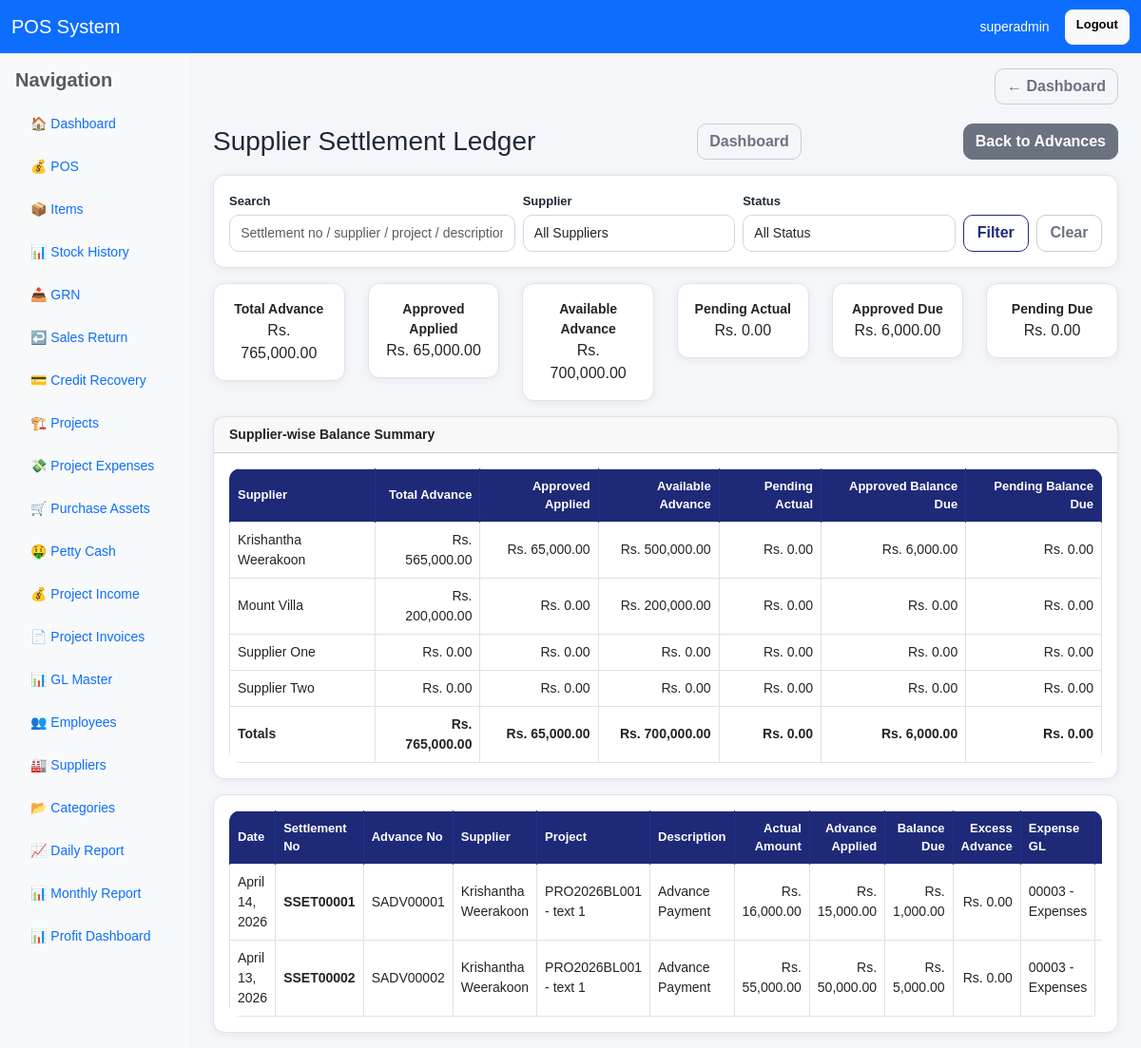
The app's page /supplier-settlements/ (signed in), older data.
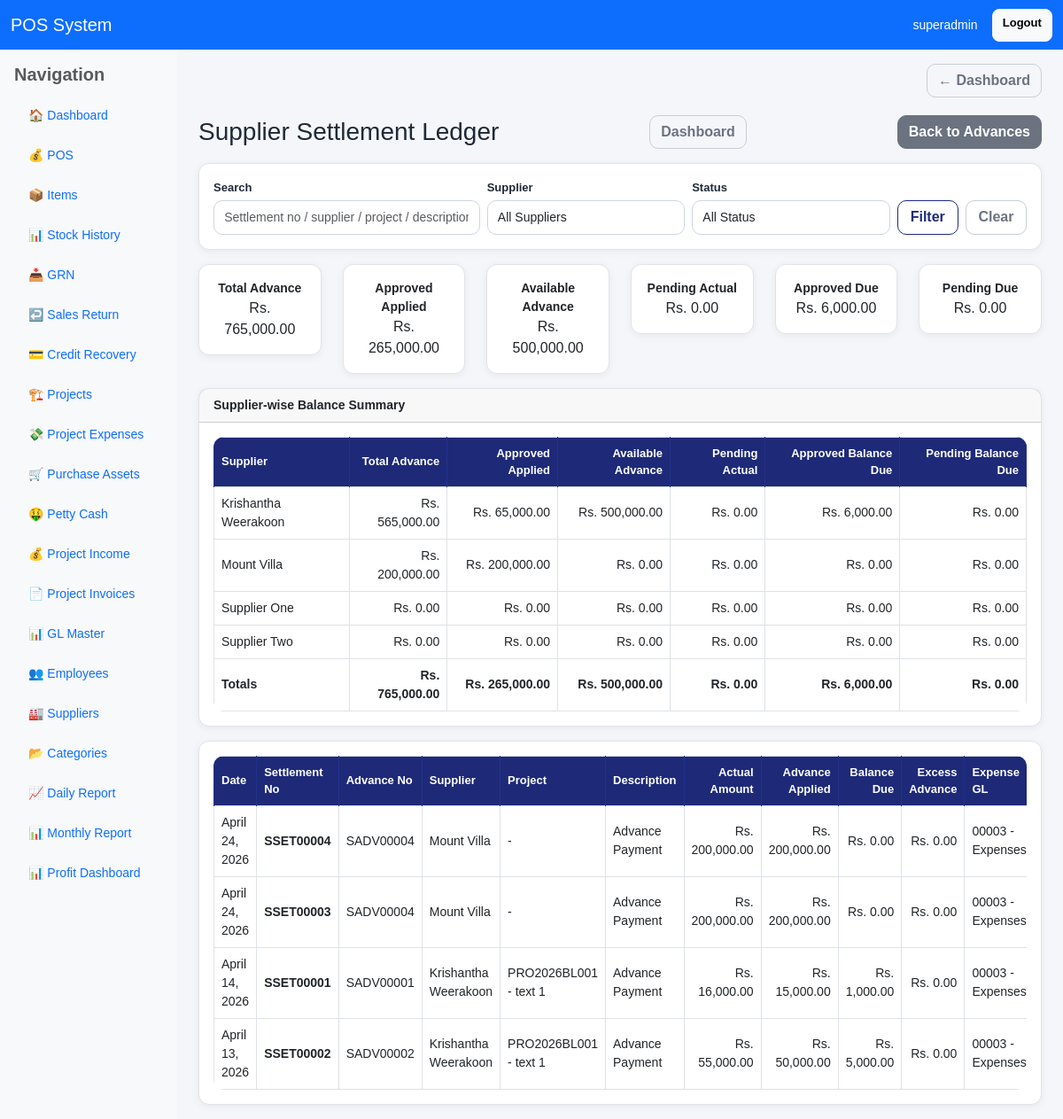
The same page, newer data.
### pos/models.py (models this page shows, shortened)
class Supplier(models.Model):
    name = models.CharField(max_length=150, unique=True)
    address = models.TextField(blank=True, null=True)
    phone_1 = models.CharField(max_length=30, blank=True, null=True)
    phone_2 = models.CharField(max_length=30, blank=True, null=True)
    phone_3 = models.CharField(max_length=30, blank=True, null=True)
    email = models.EmailField(blank=True, null=True)
    contact_person = models.CharField(max_length=150, blank=True, null=True)
    bank_name = models.CharField(max_length=150, blank=True, null=True)
    bank_branch = models.CharField(max_length=150, blank=True, null=True)
    account_name = models.CharField(max_length=150, blank=True, null=True)
    account_number = models.CharField(max_length=80, blank=True, null=True)
    is_active = models.BooleanField(default=True)
    created_at = models.DateTimeField(auto_now_add=True)
    class Meta:
        ordering = ["name"]

class SupplierSettlement(models.Model):
    APPROVAL_STATUS_CHOICES = [
        ("pending", "Pending"),
        ("approved", "Approved"),
        ("rejected", "Rejected"),
    ]
    settlement_no = models.CharField(max_length=30, unique=True, blank=True, null=True)
    advance = models.ForeignKey(
        "SupplierAdvance",
        on_delete=models.PROTECT,
        related_name="settlements"
    )
    supplier = models.ForeignKey("Supplier", on_delete=models.PROTECT, related_name="settlements")
    project = models.ForeignKey("Project", on_delete=models.SET_NULL, null=True, blank=True, related_name="supplier_settlements")
    settlement_date = models.DateField(default=timezone.now)
    description = models.CharField(max_length=255)
    actual_amount = models.DecimalField(max_digits=12, decimal_places=2, default=0)
    advance_applied = models.DecimalField(max_digits=12, decimal_places=2, default=0)
    balance_due = models.DecimalField(max_digits=12, decimal_places=2, default=0)
    excess_advance = models.DecimalField(max_digits=12, decimal_places=2, default=0)
    expense_gl = models.ForeignKey(
        "GLMaster",
        on_delete=models.SET_NULL,
        null=True,
        blank=True,
        related_name="supplier_settlement_expense_gl"
    )
    approval_status = models.CharField(max_length=20, choices=APPROVAL_STATUS_CHOICES, default="pending")
    approved_by = models.ForeignKey(
        User,
        on_delete=models.SET_NULL,
        null=True,
        blank=True,
        related_name="approved_supplier_settlements"
    )
    approved_at = models.DateTimeField(null=True, blank=True)
    approval_note = models.TextField(blank=True, null=True)
    linked_project_expense = models.ForeignKey(
        "ProjectExpense",
        on_delete=models.SET_NULL,
        null=True,
        blank=True,
        related_name="supplier_settlements"
    )
    note = models.TextField(blank=True, null=True)
    created_by = models.ForeignKey(
        User,
        on_delete=models.SET_NULL,
        null=True,
        blank=True,
        related_name="created_supplier_settlements"
    )
    created_at = models.DateTimeField(auto_now_add=True)
    class Meta:
        ordering = ["-settlement_date", "-id"]

class SupplierAdvance(models.Model):
    PAYMENT_METHODS = [
        ("cash", "Cash"),
        ("card", "Card"),
        ("bank", "Bank Transfer"),
        ("cheque", "Cheque"),
    ]
    STATUS_CHOICES = [
        ("approved", "Approved"),
        ("closed", "Closed"),
    ]
    advance_no = models.CharField(max_length=30, unique=True, blank=True, null=True)
    supplier = models.ForeignKey("Supplier", on_delete=models.PROTECT, related_name="advances")
    project = models.ForeignKey("Project", on_delete=models.SET_NULL, null=True, blank=True, related_name="supplier_advances")
    po = models.ForeignKey(
    "PurchaseOrder",
    on_delete=models.SET_NULL,
    null=True,
    blank=True,
    related_name="advances"
)
    advance_date = models.DateField(default=timezone.now)
    amount = models.DecimalField(max_digits=12, decimal_places=2, default=0)
    payment_method = models.CharField(max_length=20, choices=PAYMENT_METHODS, default="cash")
    paid_from_gl = models.ForeignKey(
        "GLMaster",
        on_delete=models.SET_NULL,
        null=True,
        blank=True,
        related_name="supplier_advance_paid_from"
    )
    advance_gl = models.ForeignKey(
        "GLMaster",
        on_delete=models.SET_NULL,
        null=True,
        blank=True,
        related_name="supplier_advance_gl"
    )
    note = models.TextField(blank=True, null=True)
    status = models.CharField(max_length=20, choices=STATUS_CHOICES, default="approved")
    is_active = models.BooleanField(default=True)
    created_by = models.ForeignKey(
        User,
        on_delete=models.SET_NULL,
        null=True,
        blank=True,
        related_name="created_supplier_advances"
    )
    created_at = models.DateTimeField(auto_now_add=True)
    class Meta:
        ordering = ["-advance_date", "-id"]

class Project(models.Model):
    PROJECT_TYPE_CHOICES = [
        ("SW", "Swimming Pool"),
        ("BL", "Building"),
        ("EL", "Electrical"),
        ("OT", "Other"),
    ]
    STATUS_CHOICES = [
        ("ongoing", "Ongoing"),
        ("completed", "Completed"),
        ("cancelled", "Cancelled"),
    ]
    project_id = models.CharField(max_length=30, unique=True)
    project_name = models.CharField(max_length=255)
    project_type = models.CharField(max_length=10, choices=PROJECT_TYPE_CHOICES)
    client_name = models.CharField(max_length=255, blank=True, null=True)
    location = models.CharField(max_length=255, blank=True, null=True)
    estimated_value = models.DecimalField(max_digits=14, decimal_places=2, default=0)
    status = models.CharField(max_length=20, choices=STATUS_CHOICES, default="ongoing")
    is_active = models.BooleanField(default=True)
    created_by = models.ForeignKey(User, on_delete=models.SET_NULL, null=True, blank=True, related_name="created_projects")
    updated_by = models.ForeignKey(User, on_delete=models.SET_NULL, null=True, blank=True, related_name="updated_projects")
    created_at = models.DateTimeField(auto_now_add=True)
    class Meta:
        ordering = ["-id"]

class GLMaster(models.Model):
    GL_TYPE_CHOICES = [
        ("asset", "Asset"),
        ("liability", "Liability"),
        ("income", "Income"),
        ("expense", "Expense"),
        ("equity", "Equity"),
    ]
    gl_code = models.CharField(max_length=30, unique=True)
    gl_name = models.CharField(max_length=150)
    gl_type = models.CharField(max_length=20, choices=GL_TYPE_CHOICES)
    parent_group = models.CharField(max_length=150, blank=True, null=True)
    description = models.TextField(blank=True, null=True)
    is_active = models.BooleanField(default=True)
    created_at = models.DateTimeField(auto_now_add=True)
    class Meta:
        ordering = ["gl_code"]

### pos/views.py (the view, shortened to what this page needs)
# urls.py: path("supplier-settlements/", views.supplier_settlement_list, name="supplier_settlement_list"),
@user_passes_test(can_use_project)
def supplier_settlement_list(request):
    query = request.GET.get("q", "").strip()
    status_filter = request.GET.get("status", "").strip()
    supplier_id = request.GET.get("supplier", "").strip()
    suppliers = Supplier.objects.filter(is_active=True).order_by("name")
    settlements = SupplierSettlement.objects.select_related(
        "advance", "supplier", "project", "expense_gl",
        "linked_project_expense", "created_by", "approved_by"
    ).order_by("-settlement_date", "-id")
    if status_filter in ["pending", "approved", "rejected"]:
        settlements = settlements.filter(approval_status=status_filter)
    if supplier_id:
        settlements = settlements.filter(supplier_id=supplier_id)
    summary_suppliers = suppliers
    if supplier_id:
        summary_suppliers = summary_suppliers.filter(id=supplier_id)
    supplier_summary = []
    grand_total_advance = Decimal("0")
    grand_approved_applied = Decimal("0")
    grand_available_advance = Decimal("0")
    grand_pending_actual = Decimal("0")
    grand_approved_balance_due = Decimal("0")
    grand_pending_balance_due = Decimal("0")
    for sup in summary_suppliers:
        advances_qs = sup.advances.filter(is_active=True)
        settlements_qs = sup.settlements.all()
        total_advance = advances_qs.aggregate(total=Sum("amount"))["total"] or Decimal("0")
        approved_applied = settlements_qs.filter(
            approval_status="approved"
        ).aggregate(total=Sum("advance_applied"))["total"] or Decimal("0")
        pending_actual = settlements_qs.filter(
            approval_status="pending"
        ).aggregate(total=Sum("actual_amount"))["total"] or Decimal("0")
        approved_balance_due = settlements_qs.filter(
            approval_status="approved"
        ).aggregate(total=Sum("balance_due"))["total"] or Decimal("0")
        pending_balance_due = settlements_qs.filter(
            approval_status="pending"
        ).aggregate(total=Sum("balance_due"))["total"] or Decimal("0")
        available_advance = total_advance - approved_applied
        supplier_summary.append({
            "supplier": sup,
            "total_advance": total_advance,
            "approved_applied": approved_applied,
            "available_advance": available_advance,
            "pending_actual": pending_actual,
            "approved_balance_due": approved_balance_due,
            "pending_balance_due": pending_balance_due,
        })
        grand_total_advance += total_advance
        grand_approved_applied += approved_applied
        grand_available_advance += available_advance
        grand_pending_actual += pending_actual
        grand_approved_balance_due += approved_balance_due
        grand_pending_balance_due += pending_balance_due
    return render(request, "pos/supplier_settlement_list.html", {
        "settlements": settlements,
        "suppliers": suppliers,
        "query": query,
        "status_filter": status_filter,
        "selected_supplier": supplier_id,
        "is_owner": is_owner(request.user),
        "supplier_summary": supplier_summary,
        "grand_total_advance": grand_total_advance,
        "grand_approved_applied": grand_approved_applied,
        "grand_available_advance": grand_available_advance,
        "grand_pending_actual": grand_pending_actual,
        "grand_approved_balance_due": grand_approved_balance_due,
        "grand_pending_balance_due": grand_pending_balance_due,
    })

### pos/templates/pos/supplier_settlement_list.html (shortened to what the changed rows need)
{% extends "base.html" %}
{% load currency_filters %}
{% block content %}
<div class="row mb-3">
    <div class="col-md-2">
        <div class="card card-soft">
            <div class="card-body text-center">
                <div class="fw-bold">Approved Applied</div>
                <div class="fs-6">{{ grand_approved_applied|money }}</div>
            </div>
        </div>
    </div>
    <div class="col-md-2">
        <div class="card card-soft">
            <div class="card-body text-center">
                <div class="fw-bold">Available Advance</div>
                <div class="fs-6">{{ grand_available_advance|money }}</div>
            </div>
        </div>
    </div>
</div>
<div class="card card-soft mb-3">
    <div class="card-body">
        <div class="table-responsive">
            <table class="table table-bordered table-hover align-middle">
                <thead>
                    <tr>
                        <th>Supplier</th>
                        <th class="text-end">Total Advance</th>
                        <th class="text-end">Approved Applied</th>
                        <th class="text-end">Available Advance</th>
                        <th class="text-end">Pending Actual</th>
                        <th class="text-end">Approved Balance Due</th>
                        <th class="text-end">Pending Balance Due</th>
                    </tr>
                </thead>
                <tbody>
                    {% for row in supplier_summary %}
                    <tr>
                        <td>{{ row.supplier.name }}</td>
                        <td class="text-end">{{ row.total_advance|money }}</td>
                        <td class="text-end">{{ row.approved_applied|money }}</td>
                        <td class="text-end">{{ row.available_advance|money }}</td>
                        <td class="text-end">{{ row.pending_actual|money }}</td>
                        <td class="text-end">{{ row.approved_balance_due|money }}</td>
                        <td class="text-end">{{ row.pending_balance_due|money }}</td>
                    </tr>
                    {% empty %}
                    <tr>
                        <td colspan="7" class="text-center text-muted py-4">
                            No supplier summary found.
                        </td>
                    </tr>
                    {% endfor %}
                </tbody>
                <tfoot>
                    <tr class="fw-bold">
                        <td>Totals</td>
                        <td class="text-end">{{ grand_total_advance|money }}</td>
                        <td class="text-end">{{ grand_approved_applied|money }}</td>
                        <td class="text-end">{{ grand_available_advance|money }}</td>
                        <td class="text-end">{{ grand_pending_actual|money }}</td>
                        <td class="text-end">{{ grand_approved_balance_due|money }}</td>
                        <td class="text-end">{{ grand_pending_balance_due|money }}</td>
                    </tr>
                </tfoot>
            </table>
        </div>
    </div>
</div>
<div class="card card-soft">
    <div class="card-body">
        <div class="table-responsive">
            <table class="table table-bordered table-hover align-middle">
                <thead>
                    <tr>
                        <th>Date</th>
                        <th>Settlement No</th>
                        <th>Advance No</th>
                        <th>Supplier</th>
                        <th>Project</th>
                        <th>Description</th>
                        <th class="text-end">Actual Amount</th>
                        <th class="text-end">Advance Applied</th>
                        <th class="text-end">Balance Due</th>
                        <th class="text-end">Excess Advance</th>
                        <th>Expense GL</th>
                        <th>Status</th>
                    </tr>
                </thead>
                <tbody>
                    {% for s in settlements %}
                    <tr>
                        <td>{{ s.settlement_date }}</td>
                        <td><strong>{{ s.settlement_no }}</strong></td>
                        <td>
                            {% if s.advance %}
                                {{ s.advance.advance_no }}
                            {% else %}
                                -
                            {% endif %}
                        </td>
                        <td>{{ s.supplier.name }}</td>
                        <td>
                            {% if s.project %}
                                {{ s.project.project_id }} - {{ s.project.project_name }}
                            {% else %}
                                -
                            {% endif %}
                        </td>
                        <td>{{ s.description }}</td>
                        <td class="text-end">{{ s.actual_amount|money }}</td>
                        <td class="text-end">{{ s.advance_applied|money }}</td>
                        <td class="text-end">{{ s.balance_due|money }}</td>
                        <td class="text-end">{{ s.excess_advance|money }}</td>
                        <td>
                            {% if s.expense_gl %}
                                {{ s.expense_gl.gl_code }} - {{ s.expense_gl.gl_name }}
                            {% else %}
                                -
                            {% endif %}
                        </td>
                        <td>
                        </td>
                    </tr>
                    {% empty %}
                    <tr>
                        <td colspan="14" class="text-center text-muted py-4">
                            No settlement records found.
                        </td>
                    </tr>
                    {% endfor %}
                </tbody>
            </table>
        </div>
    </div>
</div>
{% endblock %}

Row changes from the older to the newer data that the page shows:
computed for Supplier "Mount Villa": approved_applied "Rs. 0.00" → "Rs. 200,000.00"; available_advance "Rs. 200,000.00" → "Rs. 0.00"
added SupplierSettlement: settlement_date "April 24, 2026", settlement_no "SSET00004", advance.advance_no "SADV00004", supplier.name "Mount Villa", description "Advance Payment", actual_amount "Rs. 200,000.00", advance_applied "Rs. 200,000.00", balance_due "Rs. 0.00", excess_advance "Rs. 0.00", expense_gl.gl_code "00003", expense_gl.gl_name "Expenses"
added SupplierSettlement: settlement_date "April 24, 2026", settlement_no "SSET00003", advance.advance_no "SADV00004", supplier.name "Mount Villa", description "Advance Payment", actual_amount "Rs. 200,000.00", advance_applied "Rs. 200,000.00", balance_due "Rs. 0.00", excess_advance "Rs. 0.00", expense_gl.gl_code "00003", expense_gl.gl_name "Expenses"
Text that changed along with them:
{{ grand_approved_applied|money }}: "Rs. 65,000.00" → "Rs. 265,000.00"
{{ grand_available_advance|money }}: "Rs. 700,000.00" → "Rs. 500,000.00"
